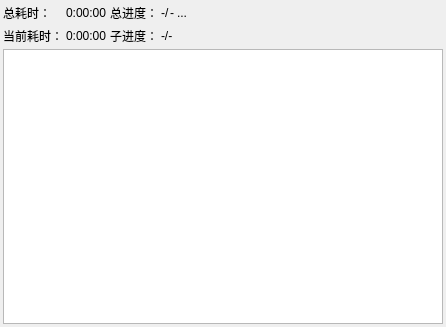
<?xml version="1.0" encoding="UTF-8"?>
<ui version="4.0">
 <class>Form</class>
 <widget class="QWidget" name="Form">
  <property name="geometry">
   <rect>
    <x>0</x>
    <y>0</y>
    <width>446</width>
    <height>327</height>
   </rect>
  </property>
  <property name="windowTitle">
   <string>Form</string>
  </property>
  <layout class="QVBoxLayout" name="verticalLayout" stretch="0,1">
   <property name="spacing">
    <number>3</number>
   </property>
   <property name="leftMargin">
    <number>3</number>
   </property>
   <property name="topMargin">
    <number>3</number>
   </property>
   <property name="rightMargin">
    <number>3</number>
   </property>
   <property name="bottomMargin">
    <number>3</number>
   </property>
   <item>
    <layout class="QGridLayout" name="gridLayout">
     <property name="spacing">
      <number>3</number>
     </property>
     <item row="0" column="3">
      <layout class="QHBoxLayout" name="horizontalLayout">
       <property name="spacing">
        <number>0</number>
       </property>
       <item>
        <widget class="QLabel" name="label_step_index">
         <property name="text">
          <string>-</string>
         </property>
        </widget>
       </item>
       <item>
        <widget class="QLabel" name="label_4">
         <property name="text">
          <string>/</string>
         </property>
        </widget>
       </item>
       <item>
        <widget class="QLabel" name="label_step_count">
         <property name="text">
          <string>-</string>
         </property>
        </widget>
       </item>
      </layout>
     </item>
     <item row="1" column="1">
      <widget class="QLabel" name="label_runtime_current">
       <property name="text">
        <string>0:00:00</string>
       </property>
      </widget>
     </item>
     <item row="0" column="1">
      <widget class="QLabel" name="label_runtime_total">
       <property name="text">
        <string>0:00:00</string>
       </property>
      </widget>
     </item>
     <item row="1" column="3">
      <widget class="QLabel" name="label_progress_current">
       <property name="text">
        <string>-/-</string>
       </property>
      </widget>
     </item>
     <item row="0" column="0">
      <widget class="QLabel" name="label">
       <property name="text">
        <string>总耗时：</string>
       </property>
      </widget>
     </item>
     <item row="1" column="2">
      <widget class="QLabel" name="label_5">
       <property name="text">
        <string>子进度：</string>
       </property>
      </widget>
     </item>
     <item row="1" column="0">
      <widget class="QLabel" name="label_3">
       <property name="text">
        <string>当前耗时：</string>
       </property>
      </widget>
     </item>
     <item row="0" column="4">
      <widget class="QLabel" name="label_step_title">
       <property name="text">
        <string>...</string>
       </property>
      </widget>
     </item>
     <item row="0" column="2">
      <widget class="QLabel" name="label_7">
       <property name="text">
        <string>总进度：</string>
       </property>
      </widget>
     </item>
     <item row="0" column="5">
      <spacer name="horizontalSpacer">
       <property name="orientation">
        <enum>Qt::Orientation::Horizontal</enum>
       </property>
       <property name="sizeHint" stdset="0">
        <size>
         <width>40</width>
         <height>20</height>
        </size>
       </property>
      </spacer>
     </item>
     <item row="1" column="5">
      <spacer name="horizontalSpacer_2">
       <property name="orientation">
        <enum>Qt::Orientation::Horizontal</enum>
       </property>
       <property name="sizeHint" stdset="0">
        <size>
         <width>40</width>
         <height>20</height>
        </size>
       </property>
      </spacer>
     </item>
    </layout>
   </item>
   <item>
    <widget class="QTextBrowser" name="textBrowser_runtime_info"/>
   </item>
  </layout>
 </widget>
 <resources/>
 <connections/>
</ui>
